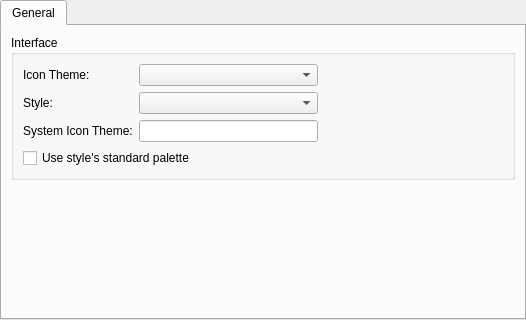
<?xml version="1.0" encoding="UTF-8"?>
<ui version="4.0">
 <class>prefGeneral</class>
 <widget class="QWidget" name="prefGeneral">
  <property name="geometry">
   <rect>
    <x>0</x>
    <y>0</y>
    <width>526</width>
    <height>320</height>
   </rect>
  </property>
  <property name="minimumSize">
   <size>
    <width>0</width>
    <height>0</height>
   </size>
  </property>
  <property name="windowTitle">
   <string>General</string>
  </property>
  <property name="styleSheet">
   <string notr="true"/>
  </property>
  <layout class="QVBoxLayout" name="verticalLayout">
   <property name="spacing">
    <number>0</number>
   </property>
   <property name="leftMargin">
    <number>0</number>
   </property>
   <property name="topMargin">
    <number>0</number>
   </property>
   <property name="rightMargin">
    <number>0</number>
   </property>
   <property name="bottomMargin">
    <number>0</number>
   </property>
   <item>
    <widget class="QTabWidget" name="generalTabs">
     <property name="currentIndex">
      <number>0</number>
     </property>
     <widget class="QWidget" name="generalTab">
      <attribute name="title">
       <string>General</string>
      </attribute>
      <layout class="QVBoxLayout" name="verticalLayout_2">
       <item>
        <widget class="QGroupBox" name="groupBox_2">
         <property name="title">
          <string>Interface</string>
         </property>
         <layout class="QVBoxLayout" name="verticalLayout_4">
          <item>
           <layout class="QGridLayout" name="gridLayout">
            <item row="0" column="1">
             <widget class="QComboBox" name="comboIconTheme">
              <property name="sizePolicy">
               <sizepolicy hsizetype="Expanding" vsizetype="Fixed">
                <horstretch>0</horstretch>
                <verstretch>0</verstretch>
               </sizepolicy>
              </property>
             </widget>
            </item>
            <item row="0" column="2">
             <spacer name="horizontalSpacer">
              <property name="orientation">
               <enum>Qt::Horizontal</enum>
              </property>
              <property name="sizeHint" stdset="0">
               <size>
                <width>40</width>
                <height>20</height>
               </size>
              </property>
             </spacer>
            </item>
            <item row="1" column="1">
             <widget class="QComboBox" name="comboStyle">
              <property name="enabled">
               <bool>true</bool>
              </property>
              <property name="sizePolicy">
               <sizepolicy hsizetype="Expanding" vsizetype="Fixed">
                <horstretch>0</horstretch>
                <verstretch>0</verstretch>
               </sizepolicy>
              </property>
             </widget>
            </item>
            <item row="1" column="0">
             <widget class="QLabel" name="labelStyle">
              <property name="enabled">
               <bool>true</bool>
              </property>
              <property name="text">
               <string>Style:</string>
              </property>
             </widget>
            </item>
            <item row="1" column="2">
             <spacer name="horizontalSpacer_2">
              <property name="orientation">
               <enum>Qt::Horizontal</enum>
              </property>
              <property name="sizeHint" stdset="0">
               <size>
                <width>40</width>
                <height>20</height>
               </size>
              </property>
             </spacer>
            </item>
            <item row="0" column="0">
             <widget class="QLabel" name="labelIconTheme">
              <property name="text">
               <string>Icon Theme:</string>
              </property>
             </widget>
            </item>
            <item row="3" column="0" colspan="3">
             <widget class="QCheckBox" name="checkStandardPalette">
              <property name="text">
               <string>Use style's standard palette</string>
              </property>
             </widget>
            </item>
            <item row="2" column="0">
             <widget class="QLabel" name="labelCustomTheme">
              <property name="text">
               <string>System Icon Theme:</string>
              </property>
             </widget>
            </item>
            <item row="2" column="2">
             <spacer name="horizontalSpacer_3">
              <property name="orientation">
               <enum>Qt::Horizontal</enum>
              </property>
              <property name="sizeHint" stdset="0">
               <size>
                <width>40</width>
                <height>20</height>
               </size>
              </property>
             </spacer>
            </item>
            <item row="2" column="1">
             <widget class="QLineEdit" name="lineThemeCustom"/>
            </item>
           </layout>
          </item>
         </layout>
        </widget>
       </item>
       <item>
        <spacer name="verticalSpacer">
         <property name="orientation">
          <enum>Qt::Vertical</enum>
         </property>
         <property name="sizeHint" stdset="0">
          <size>
           <width>20</width>
           <height>40</height>
          </size>
         </property>
        </spacer>
       </item>
      </layout>
     </widget>
    </widget>
   </item>
  </layout>
 </widget>
 <resources/>
 <connections/>
</ui>
